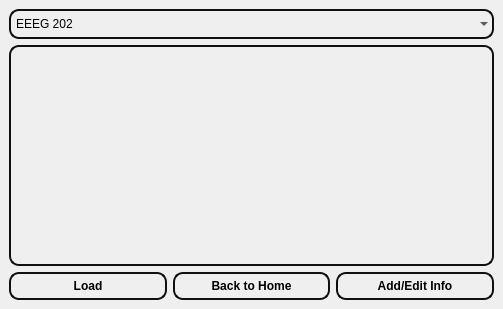
<?xml version="1.0" encoding="UTF-8"?>
<ui version="4.0">
 <class>assignment_teacher</class>
 <widget class="QMainWindow" name="assignment_teacher">
  <property name="geometry">
   <rect>
    <x>0</x>
    <y>0</y>
    <width>503</width>
    <height>309</height>
   </rect>
  </property>
  <property name="windowTitle">
   <string>MainWindow</string>
  </property>
  <widget class="QWidget" name="centralwidget">
   <layout class="QVBoxLayout" name="verticalLayout_2">
    <item>
     <layout class="QVBoxLayout" name="verticalLayout">
      <item>
       <widget class="QComboBox" name="comboBox_subject">
        <property name="styleSheet">
         <string notr="true">QComboBox{
    border: 2px solid rgb(16, 16, 16);
    border-radius: 10px; 
    background-color:rgb(255, 255, 255,0);
    min-width: 9px; 
    min-height: 9px; 
    padding: 5px; 
    margin: 0px; 
}
</string>
        </property>
        <item>
         <property name="text">
          <string>EEEG 202</string>
         </property>
        </item>
        <item>
         <property name="text">
          <string>EEEG 211</string>
         </property>
        </item>
        <item>
         <property name="text">
          <string>COMP 202</string>
         </property>
        </item>
        <item>
         <property name="text">
          <string>MATH 208</string>
         </property>
        </item>
        <item>
         <property name="text">
          <string>MCSC 201</string>
         </property>
        </item>
       </widget>
      </item>
      <item>
       <widget class="QTableView" name="tableView_assignment">
        <property name="styleSheet">
         <string notr="true">QTableView {
    border: 2px solid rgb(16, 16, 16);
    border-radius: 10px;
    background-color: rgba(255, 255, 255, 0); /* transparent */
    gridline-color: rgba(16, 16, 16, 50);
    padding: 5px;
    margin: 0px;
    selection-background-color: rgba(135, 206, 250, 180); /* light blue on selection */
    selection-color: black;
    show-grid: true;
}

QHeaderView::section {
    background-color: rgba(200, 200, 200, 150);
    padding: 4px;
    border: 1px solid gray;
    border-radius: 4px;
    font-weight: bold;
}

QTableView::item {
    border: 1px solid rgb(120, 120, 120);
    border-radius: 6px;
    padding: 5px;
    background-color: rgba(255, 255, 255, 30); /* slight transparency */
    color: black;
}

QTableView::item:selected {
    background-color: rgba(135, 206, 250, 180);
    color: black;
}

QTableView::item:hover {
    background-color: rgba(200, 200, 200, 100);
}
</string>
        </property>
       </widget>
      </item>
      <item>
       <layout class="QHBoxLayout" name="horizontalLayout">
        <item>
         <widget class="QPushButton" name="pushButton_load">
          <property name="font">
           <font>
            <bold>true</bold>
           </font>
          </property>
          <property name="styleSheet">
           <string notr="true">QPushButton {
    border: 2px solid rgb(16, 16, 16);
    border-radius: 10px; 
    background-color:rgb(255, 255, 255,0);
    min-width: 9px; 
    min-height: 9px; 
    padding: 5px; 
    margin: 0px; 
}
</string>
          </property>
          <property name="text">
           <string>Load</string>
          </property>
         </widget>
        </item>
        <item>
         <widget class="QPushButton" name="pushButton_home">
          <property name="font">
           <font>
            <bold>true</bold>
           </font>
          </property>
          <property name="styleSheet">
           <string notr="true">QPushButton {
    border: 2px solid rgb(16, 16, 16);
    border-radius: 10px; 
    background-color:rgb(255, 255, 255,0);
    min-width: 9px; 
    min-height: 9px; 
    padding: 5px; 
    margin: 0px; 
}
</string>
          </property>
          <property name="text">
           <string>Back to Home</string>
          </property>
         </widget>
        </item>
        <item>
         <widget class="QPushButton" name="pushButton_add_edit">
          <property name="font">
           <font>
            <bold>true</bold>
           </font>
          </property>
          <property name="styleSheet">
           <string notr="true">QPushButton {
    border: 2px solid rgb(16, 16, 16);
    border-radius: 10px; 
    background-color:rgb(255, 255, 255,0);
    min-width: 9px; 
    min-height: 9px; 
    padding: 5px; 
    margin: 0px; 
}
</string>
          </property>
          <property name="text">
           <string>Add/Edit Info</string>
          </property>
         </widget>
        </item>
       </layout>
      </item>
     </layout>
    </item>
   </layout>
  </widget>
 </widget>
 <resources/>
 <connections/>
</ui>
